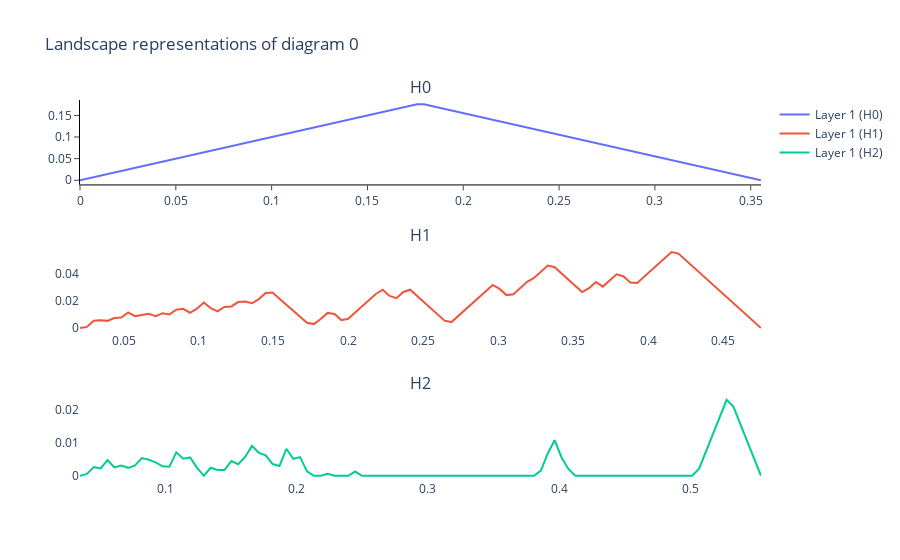

The code cell stored with this chart in its notebook:
### Code cell
pl = PersistenceLandscape(n_layers=1)
features = pl.fit_transform_plot(diagram)
